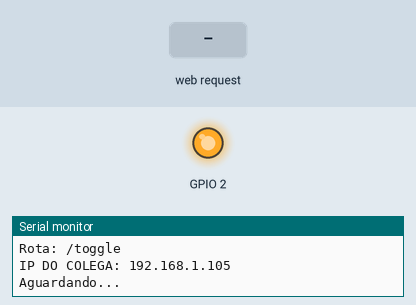
The sketch below on a simulated ESP8266 (NodeMCU). On the bench: output pins drawn as LEDs (lit = HIGH), the last lines printed to the serial monitor. The inputs (shaded band) are chosen by the test bench. WiFi joins after 1.5 s; servers stay silent unless stated; uploads are accepted with an empty reply.

Above: at 3.7 s.
3.8 s: HTTP request GET /toggle received
At 5.1 s:
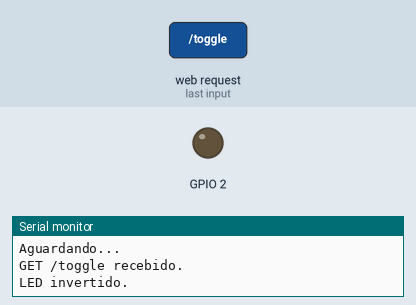
Timing chart, 0 to 6.8 s (numbered marks = the images above; inputs shaded):
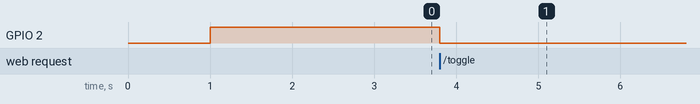

Measured:
- after the input at 3.8 s, GPIO 2: HIGH → LOW at once

The sketch:

codigo_servidor.ino
```cpp
//Código alterado pela AWS - Dupla João Pedro Piazentin e Vinicius Luperini com dupla Arthur Pedruzi e Vitor Cunha

#include <ESP8266WiFi.h>
#include <ESP8266WebServer.h>

// ==================================================
// WI-FI
// ==================================================

const char* ssid = "Convidado iot";
const char* password = "mescla@1417";

// ==================================================
// IP DO ESP8266 DO COLEGA
// ==================================================

// Troque pelos números do IP que seu colega passar
IPAddress ipColega(192, 168, 1, 105);

// ==================================================
// SERVIDOR HTTP
// ==================================================

ESP8266WebServer server(80);

// ==================================================
// CONTROLE DO TEMPO
// ==================================================

unsigned long ultimoEnvio = 0;
const unsigned long intervalo = 10000;


// ==================================================
// FUNÇÃO /toggle
// ==================================================

void toggle() {

  // Inverte o estado do LED interno (GPIO 2)
  digitalWrite(2, !digitalRead(2));

  Serial.println("GET /toggle recebido.");
  Serial.println("LED invertido.");

  // Responde "OK"
  server.send(200, "text/plain", "OK");
}


// ==================================================
// SETUP
// ==================================================

void setup() {

  Serial.begin(115200);
  delay(1000);

  Serial.println();
  Serial.println("====================================");
  Serial.println("        ESP8266 - PING PONG");
  Serial.println("====================================");

  // LED interno
  pinMode(2, OUTPUT);

  // No ESP8266, HIGH normalmente significa LED desligado
  digitalWrite(2, HIGH);


  // ==================================================
  // CONECTAR AO WI-FI
  // ==================================================

  WiFi.mode(WIFI_STA);

  WiFi.begin(ssid, password);

  Serial.print("Conectando ao Wi-Fi");

  while (WiFi.status() != WL_CONNECTED) {

    delay(500);

    Serial.print(".");
  }

  Serial.println();
  Serial.println();

  Serial.println("Wi-Fi conectado!");


  // ==================================================
  // MOSTRAR O IP DO SEU ESP
  // ==================================================

  Serial.print("IP DO MEU ESP: ");
  Serial.println(WiFi.localIP());

  Serial.println();


  // ==================================================
  // CONFIGURAR SERVIDOR HTTP
  // ==================================================

  server.on("/toggle", HTTP_GET, toggle);

  server.begin();

  Serial.println("Servidor HTTP iniciado.");
  Serial.println("Porta: 80");
  Serial.println("Rota: /toggle");

  Serial.println();

  Serial.print("IP DO COLEGA: ");
  Serial.println(ipColega);

  Serial.println();
  Serial.println("Aguardando...");
}


// ==================================================
// LOOP
// ==================================================

void loop() {

  // Mantém o servidor HTTP funcionando
  server.handleClient();


  // ==================================================
  // A CADA 10 SEGUNDOS, ENVIA GET /toggle
  // ==================================================

  if (millis() - ultimoEnvio >= intervalo) {

    ultimoEnvio = millis();

    Serial.println();
    Serial.println("Enviando GET /toggle para o colega...");

    WiFiClient client;

    // Conecta ao ESP do colega pela porta 80
    if (client.connect(ipColega, 80)) {

      Serial.println("Conectado ao ESP do colega.");

      // Requisição HTTP
      client.println("GET /toggle HTTP/1.1");

      client.print("Host: ");
      client.println(ipColega);

      client.println("Connection: close");
      client.println();


      // ==================================================
      // AGUARDA A RESPOSTA
      // ==================================================

      unsigned long inicio = millis();

      while (!client.available() && millis() - inicio < 3000) {
        delay(10);
      }


      // ==================================================
      // MOSTRA A RESPOSTA
      // ==================================================

      if (client.available()) {

        String resposta = client.readString();

        Serial.println("Resposta recebida:");
        Serial.println(resposta);

      } else {

        Serial.println("Nenhuma resposta recebida.");

      }

      client.stop();

    } else {

      Serial.println("ERRO: nao foi possivel conectar ao colega.");

    }
  }
}
```
